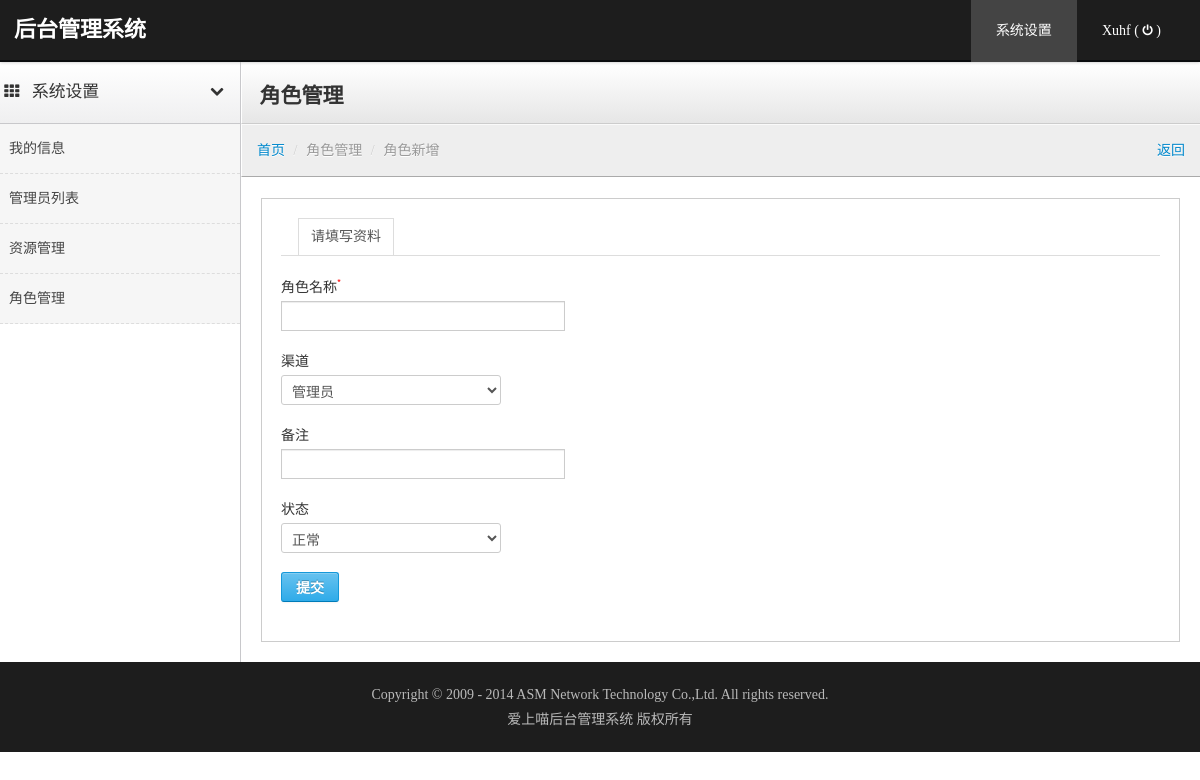
The app's page /index.php/role/create (signed in) with its own data.
### tables this page shows
CREATE TABLE `admin_resource` (
  `resource_id` int(4) NOT NULL AUTO_INCREMENT COMMENT '资源ID',
  `title` varchar(100) NOT NULL COMMENT '节点名称',
  `url_directory` varchar(100) NOT NULL DEFAULT '' COMMENT '控制器目录',
  `url_class` varchar(100) NOT NULL COMMENT '控制器类名',
  `url_method` varchar(100) NOT NULL COMMENT '控制器方法',
  `url_param` varchar(255) NOT NULL DEFAULT '' COMMENT '参数，json存储',
  `pid` int(4) NOT NULL DEFAULT '0' COMMENT '上级ID',
  `level` tinyint(1) NOT NULL DEFAULT '1' COMMENT '级别 1一级标题 2二级标题 3菜单 4其他',
  `permission_type` tinyint(1) NOT NULL DEFAULT '1' COMMENT '1必须控制，0非必须控制',
  `sort` decimal(10,2) NOT NULL DEFAULT '0.00' COMMENT '排序，越大越靠前',
  `stat` tinyint(1) NOT NULL DEFAULT '1' COMMENT '状态 1正常 2已冻结 3已删除',
  `created_ts` timestamp NOT NULL DEFAULT CURRENT_TIMESTAMP COMMENT '创建时间',
  PRIMARY KEY (`resource_id`),
  KEY `idx_pid` (`pid`)
);

### application/controllers/role.php (called while the page is built, shortened)
<?php if ( ! defined('BASEPATH')) exit('No direct script access allowed');
class Role extends MY_Controller
{
    public function __construct()
    {
        $this->load->model('admin_role_model');
    }
    public function create()
    {
        $captcha = random_string();
        $this->load->view('admin_role/form', array(
                'action' => 'create',
                'captcha' => $captcha,
                'column' => $this->admin_role_model->attributes(),
        ));
    }
}

### public/index.php (called while the page is built, shortened)
<?php
require_once BASEPATH.'core/CodeIgniter.php';

### application/core/database/DB_driver.php (called while the page is built, shortened)
<?php  if ( ! defined('BASEPATH')) exit('No direct script access allowed');
class CI_DB_driver {
	var $database;
	var $pconnect		= FALSE;
	var $conn_id		= FALSE;
	var $result_id		= FALSE;
	var $db_debug		= FALSE;
	var $save_queries	= TRUE;
	var $db_force_master;
	function initialize()
	{
		$this->conn_id = ($this->pconnect == FALSE) ? $this->db_connect() : $this->db_pconnect();
		if ($this->database != '')
		{
			if ( ! $this->db_select())
			{
				log_message('error', 'Unable to select database: '.$this->database);
				if ($this->db_debug)
				{
					$this->display_error('db_unable_to_select', $this->database);
				}
				return FALSE;
			}
			else
			{
				return TRUE;
			}
		}
		return TRUE;
	}
	function query($sql, $binds = FALSE, $return_object = TRUE)
	{
		if (FALSE === ($this->result_id = $this->simple_query($sql)))
		{
			if ($this->save_queries == TRUE)
			{
				$this->query_times[] = 0;
			}
			$this->_trans_status = FALSE;
			if ($this->db_debug)
			{
				$error_no = $this->_error_number();
				$error_msg = $this->_error_message();
				$this->trans_complete();
				log_message('error', 'Query error: '.$error_msg);
				return $this->display_error(
										array(
												'Error Number: '.$error_no,
												$error_msg,
												$sql
											)
										);
			}
			return FALSE;
		}
		$RES			= new $driver();
		$RES->conn_id	= $this->conn_id;
		$RES->result_id	= $this->result_id;
		$RES->num_rows	= $RES->num_rows();
		return $RES;
	}
	function simple_query($sql)
	{
	    $proxy_setting = load_db_proxy_setting($this->group_name, $this->is_write_type($sql), $this->db_force_master);
	    if(is_array($proxy_setting) && ! empty($proxy_setting)) {
	        $proxy_setting_key = key($proxy_setting);
            $this->group_name = $proxy_setting_key;
	        $proxy_conn_id = 'conn_'.$proxy_setting_key;
	        $CI = & get_instance();
	        if(isset($CI->$proxy_conn_id) && is_resource($CI->$proxy_conn_id)) {
	            $this->conn_id = $CI->$proxy_conn_id;
	        } else {
	            $this->conn_id = false;
	        }
	    }
		return $this->_execute($sql);
	}
	public function reset_force_master()
	{
	    $this->db_force_master = FALSE;
	}
	function is_write_type($sql)
	{
		if ( ! preg_match('/^\s*"?(SET|INSERT|UPDATE|DELETE|REPLACE|CREATE|DROP|TRUNCATE|LOAD DATA|COPY|ALTER|GRANT|REVOKE|LOCK|UNLOCK)\s+/i', $sql))
		{
			return FALSE;
		}
		return TRUE;
	}
	function close()
	{
		$this->conn_id = FALSE;
	}
}

### application/core/database/drivers/mysql/mysql_driver.php (called while the page is built, shortened)
<?php  if ( ! defined('BASEPATH')) exit('No direct script access allowed');
class CI_DB_mysql_driver extends CI_DB {
	function db_connect()
	{
		return @mysql_connect($this->hostname, $this->username, $this->password, TRUE);
	}
	function _execute($sql)
	{
		$sql = $this->_prep_query($sql);
		return @mysql_query($sql, $this->conn_id);
	}
	function _prep_query($sql)
	{
		return $sql;
	}
}

### application/core/database/ActiveRecord.php (called while the page is built, shortened)
<?php if ( ! defined('BASEPATH')) exit('No direct script access allowed');
class ActiveRecord extends CI_Model
{
    public function findAll($where = array(), $limit = 0, $offset = 0, $sort = NULL)
    {
        $this->db->from($this->tableName())->where($where);
        if($sort !== NULL) {
            $this->db->order_by($sort);
        }
        $query = $this->db->get();
        return $query->result_array();
    }
}

### application/service/cache_service.php (called while the page is built, shortened)
<?php
class Cache_service extends MY_Service
{
    public function getAllResourceList()
    {
        $cache_key = 'rbac_all_resouce_list';
        $resouce_cache = $this->cache->file->get($cache_key);
        if(! $resouce_cache) {
            $resouce_list = $this->admin_resource_model->findAll(array(), NULL, NULL, 'sort DESC');
            $resouce_cache = array();
            if(is_array($resouce_list) && count($resouce_list) > 0) {
                foreach($resouce_list as $key => $val) {
                    $resouce_cache[$val['resource_id']] = $val;
                }
            }
        }
        return $resouce_cache;
    }
}

### application/service/rbac_service.php (called while the page is built, shortened)
<?php
class Rbac_service extends MY_Service
{
    private $admin;
    public function init($admin_user)
    {
        $this->admin = $admin_user;
        $admin_user_resource = $this->loadUserResources($this->admin['user_id'], $this->admin['source_id']);
        return true;
    }
    public function isSuperAdministrator()
    {
        if(isset($this->admin['is_admin']) && $this->admin['is_admin'] == 2) {
            return true;
        }
        return false;
    }
    public function loadUserResources($user_id, $source_id)
    {
        $resources = $this->cache_service->getAllResourceList();
        if($this->isSuperAdministrator()) {
            return $resources;
        }
        $admin_user_resource = array();
        return $admin_user_resource;
    }
}

### application/service/common/helper_service.php (called while the page is built, shortened)
<?php  if ( ! defined('BASEPATH')) exit('No direct script access allowed');
class Helper_service extends MY_Service
{
    public $user;
    public function __construct()
    {
        $this->user = $this->session->userdata('sys_user');
        if(! in_array($this->router->fetch_class(), array('login', 'verify_code'))) {
            $this->hasLogin();
        }
    }
    public function hasLogin() {
        if($this->rbac_service->init($this->user) === false) {
            $this->msg('无权限！');
        }
    }
}

### application/helpers/MY_url_helper.php (called while the page is built, shortened)
<?php if ( ! defined('BASEPATH')) exit('No direct script access allowed');
function create_url($route, $params = array(), $ampersand = '&')
{
    $route = site_url($route);
    return $route;
}

### application/core/database/DB.php (called while the page is built, shortened)
<?php  if ( ! defined('BASEPATH')) exit('No direct script access allowed');
function &DB($params = '', $active_record_override = NULL)
{
	if (is_string($params) AND strpos($params, '://') === FALSE)
	{
		if ( ! defined('ENVIRONMENT') OR ! file_exists($file_path = APPPATH.'config/'.ENVIRONMENT.'/database.php'))
		{
			if ( ! file_exists($file_path = APPPATH.'config/database.php'))
			{
				show_error('The configuration file database.php does not exist.');
			}
		}
		$params = $db[$active_group];
	}
	if(file_exists(APPPATH.'core/database/DB_driver.php')) {
	    require_once(APPPATH.'core/database/DB_driver.php');
	} else {
	    require_once(BASEPATH.'database/DB_driver.php');
	}
	$params['group_name'] = $active_group;
	$DB = new $driver($params);
	return $DB;
}

### application/config/development/database.php (called while the page is built, shortened)
<?php  if ( ! defined('BASEPATH')) exit('No direct script access allowed');
$active_group = 'asm_master';
$active_record = TRUE;
$db['asm_master']['hostname'] = '127.0.0.1';
$db['asm_master']['username'] = 'root';
$db['asm_master']['password'] = '123456';
$db['asm_master']['database'] = 'admin_new';
$db['asm_master']['dbdriver'] = 'mysql';
$db['asm_master']['dbprefix'] = '';
$db['asm_master']['pconnect'] = FALSE;
$db['asm_master']['db_debug'] = FALSE;
$db['asm_master']['cache_on'] = FALSE;
$db['asm_master']['cachedir'] = '';
$db['asm_master']['char_set'] = 'utf8';
$db['asm_master']['dbcollat'] = 'utf8_general_ci';
$db['asm_master']['swap_pre'] = '';
$db['asm_master']['autoinit'] = FALSE;
$db['asm_master']['stricton'] = FALSE;

### application/core/MY_Loader.php (called while the page is built, shortened)
<?php if ( ! defined('BASEPATH')) exit('No direct script access allowed');
class MY_Loader extends CI_Loader
{
    public function database($params = '', $return = FALSE, $active_record = NULL)
    {
        if(file_exists(APPPATH.'core/database/DB.php')) {
            require_once(APPPATH.'core/database/DB.php');
        } else {
            require_once(BASEPATH.'database/DB.php');
        }
        if ($return === TRUE) {
            return DB($params, $active_record);
        }
    }
}

### application/core/MY_Model.php (called while the page is built, shortened)
<?php if ( ! defined('BASEPATH')) exit('No direct script access allowed');
require_once APPPATH.'core/database/ActiveRecord.php';
class MY_Model extends ActiveRecord
{
    private function initDb($group_name = '')
    {
        $db_conn_name = $this->getDbName($group_name);
        $CI = & get_instance();
        if(isset($CI->{$db_conn_name}) && is_object($CI->{$db_conn_name})) {
            $this->db = $CI->{$db_conn_name};
        } else {
            $CI->{$db_conn_name} = $this->db = $this->load->database($group_name, TRUE);
        }
    }
    private function getDbName($group_name = '')
    {
        if($group_name == '') {
            $db_conn_name = 'db';
        } else {
            $db_conn_name = 'db_'.$group_name;
        }
        return $db_conn_name;
    }
}

### application/helpers/MY_language_helper.php (called while the page is built, shortened)
<?php
function lang_setting($key, $sub_key = NULL)
{
    $CI = & get_instance();
    $setting = $CI->config->item('setting');
    $key = 'setting_'.$key;
    if($sub_key === NULL) {
        return $setting[$key];
    }
    return $setting[$key][$sub_key];
}

### application/views/admin_role/form.php (the view, shortened to what this page needs)
<?php $this->load->view('base/header');?>
<div class="content">
    <div class="header"><h1 class="page-title">角色管理</h1></div>
    <ul class="breadcrumb">
        <li><a href="<?php echo create_url('');?>">首页</a> <span class="divider">/</span></li>
        <li class="active">角色管理 <span class="divider">/</span></li>
        <li class="active"><?php if($action == 'edit') : ?>角色编辑<?php else : ?>角色新增<?php endif;?></li>
        <li class="pull-right"><a href="javascript:history.go(-1);">返回</a></li>
    </ul>
    <div class="container-fluid">
        <div class="well">
            <ul class="nav nav-tabs">
                <li class="active"><a href="#home" data-toggle="tab">请填写资料</a></li>
            </ul>
            <div class="tab-content">
                <div class="tab-pane active in" id="home">
                <form id="form" method="post" action="<?php echo create_url('role/verify');?>">
                <div class="control-group">
                    <label class="control-label" for="role_name"><?php echo $column['role_name'];?><sup class="red">*</sup></label>
                    <div class="controls">
                        <input type="text" name="data[role_name]" id="role_name" class="input-xlarge" value="<?php echo isset($data['role_name']) ? $data['role_name'] : NULL;?>">
                    </div>
                </div>
                <?php if($sys_rbac_service->isSuperAdministrator()) : ?>
                <div class="control-group">
                    <label class="control-label" for="source_id"><?php echo $column['source_id'];?></label>
                    <div class="controls">
                        <select name="data[source_id]">
                            <?php foreach(lang_setting('admin_source_id') as $key => $val) : ?>
                            <option value="<?php echo $key;?>" <?php if(isset($data['source_id']) && $data['source_id'] == $key) : ?>selected="selected"<?php endif;?>><?php echo $val;?></option>
                            <?php endforeach;?>
                        </select>
                    </div>
                </div>
                <?php endif;?>
                <div class="control-group">
                    <label class="control-label" for="remark"><?php echo $column['remark'];?></label>
                    <div class="controls">
                        <input type="text" name="data[remark]" id="remark" class="input-xlarge" value="<?php echo isset($data['remark']) ? $data['remark'] : NULL;?>">
                    </div>
                </div>
                <div class="control-group">
                    <label class="control-label" for="stat"><?php echo $column['stat'];?></label>
                    <div class="controls">
                        <select name="data[stat]">
                            <?php foreach(lang_setting('admin_role_stat') as $key => $val) : ?>
                            <option value="<?php echo $key;?>" <?php if(isset($data['stat']) && $data['stat'] == $key) : ?>selected="selected"<?php endif;?>><?php echo $val;?></option>
                            <?php endforeach;?>
                        </select>
                    </div>
                </div>
                <div class="control-group">
                        <div class="controls"><button type="submit" class="btn btn-primary"><strong>提交</strong></button></div>
                </div>
                </form>
                </div>
            </div>
        </div>
    </div>
</div>

### application/views/base/sidebar.php
<div class="sidebar-nav">
<?php foreach($sys_menu_minor as $val) : ?>
    <a href="#sidebar_menu_<?php echo $val['id']?>" class="nav-header collapsed" data-toggle="collapse"><i class="icon-th"></i><?php echo $val['title']?><i class="icon-chevron-up"></i></a>
    <ul id="sidebar_menu_<?php echo $val['id']?>" class="nav nav-list collapse in">
    <?php foreach($val['sub'] as $val_sub) : ?>
        <li id="<?php echo $val_sub['url_uid'];?>"><a href="<?php echo $val_sub['url'];?>"><?php echo $val_sub['title'];?></a></li>
    <?php endforeach;?>
    </ul>
<?php endforeach; ?>
</div>

### public/assets/css/other.css (style rules this page uses)
body { min-width: 990px; }
.breadcrumb li { padding:0px; }
.red { color:#ff0000; }

### records on screen
admin_resource: title "系统设置"
admin_resource: title "我的信息"
admin_resource: title "管理员列表"
admin_resource: title "资源管理"
admin_resource: title "角色管理"

### other values on screen
$val['title'] "系统设置"
$sys_user['nickname'] "Xuhf"
$column['role_name'] "角色名称"
$column['source_id'] "渠道"
$column['remark'] "备注"
$column['stat'] "状态"
form field value "管理员"
form field value "正常"
